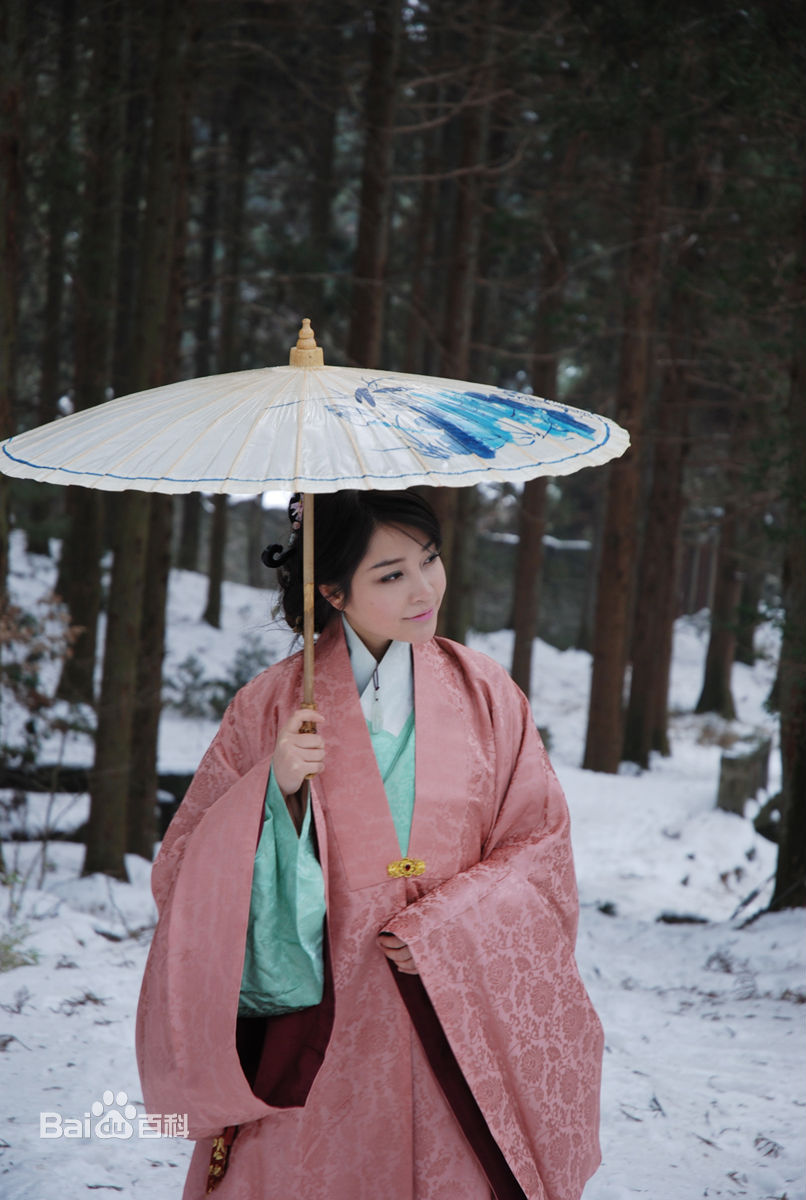
#> input picture pic/beauty.jpg, 806 x 1200 px, found by its file name
$ python add_img.py
#> lines starting #> are read from the running program, lines starting #| are printed output that depends on the picture
import cv2

img_path1 = "/home/levi/temp/cv/pic/beauty.jpg"
img_path2 = "/home/levi/temp/cv/pic/7.jpg"
img_path_add = "/home/levi/temp/cv/pic/img_add.jpg"

img1_src = cv2.imread(img_path1)
#> img1_src is the input picture: shape (1200, 806, 3); mean B, G, R 96, 92.9, 100.4
img1 = img1_src[0:720, 0:482]
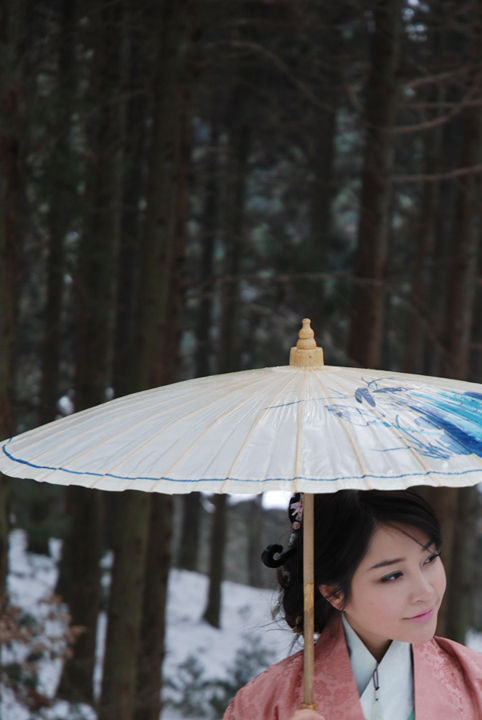
#> img1: shape (720, 482, 3); mean B, G, R 74.4, 74.8, 76.9
img2 = cv2.imread(img_path2)
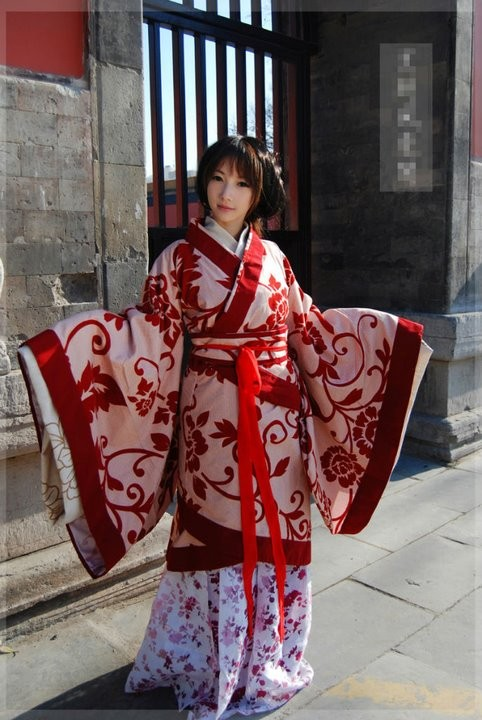
#> input picture pic/7.jpg, 482 x 720 px, found by its file name
#> img2 is the input picture: shape (720, 482, 3); mean B, G, R 91.7, 91.4, 113
img_add = cv2.addWeighted(img1, 0.9, img2, 0.1, 0)
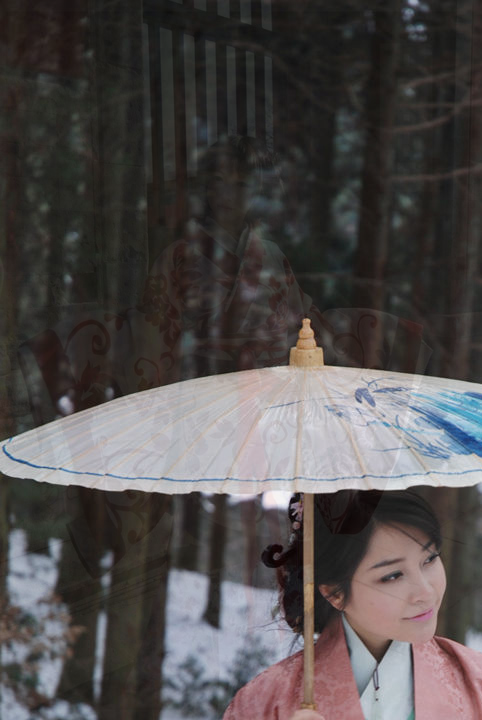
#> img_add: shape (720, 482, 3); mean B, G, R 76.1, 76.5, 80.5
cv2.imwrite(img_path_add, img_add)
